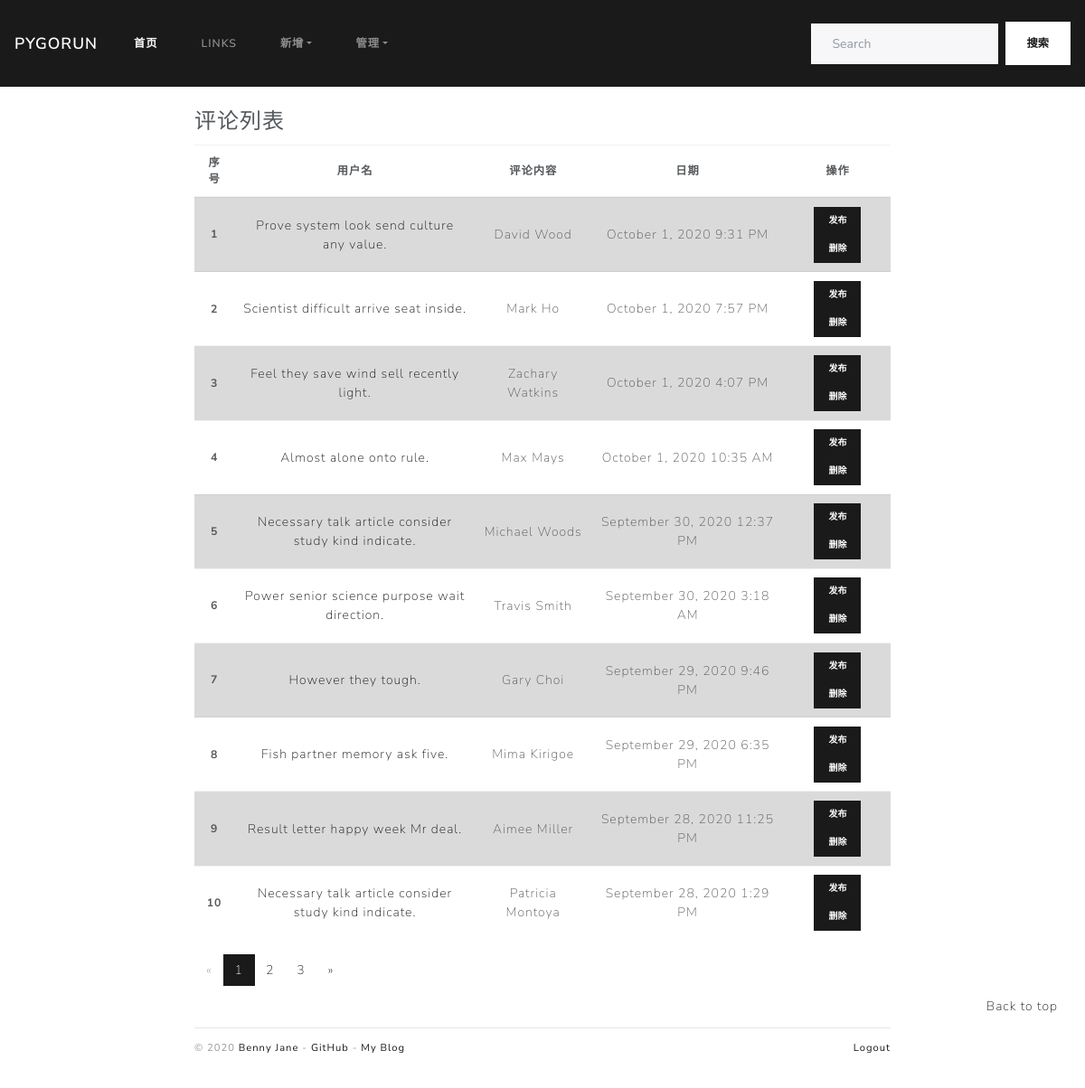
The app's page /admin/comment/manager (signed in), older data.
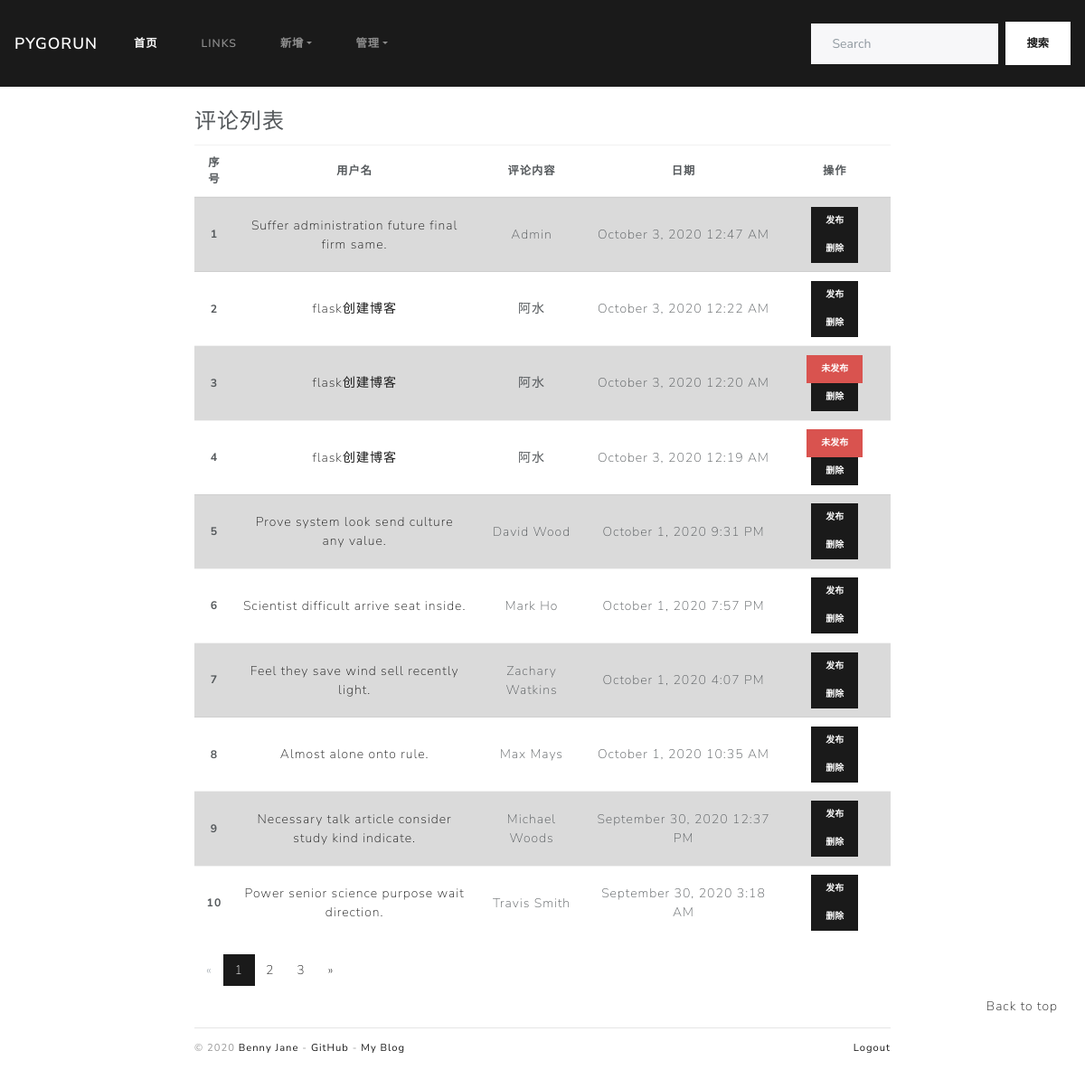
The same page, newer data.
### blogDog/models.py (models this page shows)
class Comment(db.Model):
    id = db.Column(db.Integer, primary_key=True)
    author = db.Column(db.String(30))
    email = db.Column(db.String(254))
    site = db.Column(db.String(255), default='')
    body = db.Column(db.Text)
    from_admin = db.Column(db.Boolean, default=False)
    reviewed = db.Column(db.Boolean, default=False)
    timestamp = db.Column(db.DateTime, default=datetime.utcnow, index=True)
    replied_id = db.Column(db.Integer, db.ForeignKey('comment.id'))
    post_id = db.Column(db.Integer, db.ForeignKey('post.id'))
    post = db.relationship('Post', back_populates='comments')
    replies = db.relationship('Comment', back_populates='replied', cascade='all, delete-orphan')
    replied = db.relationship('Comment', back_populates='replies', remote_side=[id])

class Post(db.Model):
    id = db.Column(db.Integer, primary_key=True)
    title = db.Column(db.String(255))
    sub_title = db.Column(db.Text)
    body = db.Column(db.Text)
    timestamp = db.Column(db.DateTime, default=datetime.utcnow, index=True)
    can_comment = db.Column(db.Boolean, default=True)
    isRecommend = db.Column(db.Boolean, default=False)
    category_id = db.Column(db.Integer, db.ForeignKey('category.id'))
    category = db.relationship("Category", back_populates="posts")
    comments = db.relationship("Comment", back_populates="post", cascade="all, delete-orphan")

### blogDog/web/admin.py (the view)
@admin_bp.route('/comment/manager')
@login_required
def manage_comment():
    page = request.args.get('page', 1, type=int)
    per_page = current_app.config['PER_PAGE']  # 考虑字符串问题
    half_page_display = int(current_app.config["HALF_PAGE_DISPLAY"])
    query = Comment.query.order_by(Comment.timestamp.desc())
    page_params = {
        'total': query.count(),
        'page_size': per_page,
        'half_page_display': half_page_display,
        'page': page,
        'url': request.full_path.replace('&page={}'.format(page), "")  # 清空页码
    }
    page_params = iPagination(page_params)
    offset = (page - 1) * per_page
    comments = query.offset(offset).limit(per_page).all()
    return render_template('admin/manage_comment.html', page=page, page_params=page_params, comments=comments)

### blogDog/__init__.py (called while the page is built)
def register_template_context(app):
    @app.context_processor
    def make_template_context():
        admin = Admin.query.first()
        categories = Category.query.order_by(Category.name).all()
        links = Link.query.order_by(Link.name).all()
        subjects = Category.query.filter_by(isSubject=True).all()
        recommends = Post.query.filter_by(isRecommend=True).order_by(Post.timestamp.desc()).all()
        if current_user.is_authenticated:
            unread_comments = Comment.query.filter_by(reviewed=False).count()
        else:
            unread_comments = None
        return dict(admin=admin, categories=categories, links=links, recommends=recommends
                    , unread_comments=unread_comments, subjects=subjects)

### blogDog/extensions.py (called while the page is built)
@login_manager.user_loader
def load_user(user_id):
    from blogDog.models import Admin
    user = Admin.query.get(int(user_id))
    return user

### blogDog/templates/admin/manage_comment.html (shortened to what this page needs)
{% extends 'admin/_admin_base.html' %}
{% block adminContent %}
    <legend>评论列表</legend>
    <table class="table table-hover">
        <thead class="table-cell">
        <tr>
            <th scope="col">序号</th>
            <th scope="col">用户名</th>
            <th scope="col">评论内容</th>
            <th scope="col">日期</th>
            <th scope="col">操作</th>
        </tr>
        </thead>
        <tbody class="table-cell">
        {% if comments %}
            {% for comment in comments %}
                <tr {% if (loop.index % 2 == 1) %}class="table-active" {% endif %}>
                    <th scope="row">{{ loop.index }}</th>
                    <td style="max-width: 300px"><a
                            href="{{ url_for('blog.show_post', post_id=comment.post_id) }}">{{ comment.post.title }}</a></td>
                    <td>{{ comment.author }}</td>
                    <td>{{ moment(comment.timestamp).format('LLL') }}</td>
                    <td class="table-deal">
                        <div class="justify-content-between">
                            <form class="inline" method="post"
                                  action="{{ url_for('admin.approve_comment', comment_id=comment.id) }}">
                                {% if comment.reviewed %}
                                    <button type="submit" class="btn btn-primary btn-sm">
                                        发布
                                    </button>
                                {% else %}
                                    <button type="submit" class="btn btn-danger btn-sm">
                                        未发布
                                    </button>
                                {% endif %}
                            </form>
                            <form class="inline" method="post"
                                  action="{{ url_for('admin.delete_comment', comment_id=comment.id) }}">
                                <button type="submit" class="btn btn-primary btn-sm"
                                        onclick="return confirm('是否确认删除？')">删除
                                </button>
                            </form>
                        </div>
                    </td>
                </tr>
            {% endfor %}
        {% endif %}
        </tbody>
    </table>
{% endblock %}

Row changes from the older to the newer data that the page shows:
no longer on this page (row unchanged): Comment: post "However they tough.", author "Gary Choi", timestamp "September 29, 2020 9:46 PM", reviewed "发布"
no longer on this page (row unchanged): Comment: post "Fish partner memory ask five.", author "Mima Kirigoe", timestamp "September 29, 2020 6:35 PM", reviewed "发布"
no longer on this page (row unchanged): Comment: post "Result letter happy week Mr deal.", author "Aimee Miller", timestamp "September 28, 2020 11:25 PM", reviewed "发布"
no longer on this page (row unchanged): Comment: post "Necessary talk article consider study kind indicate.", author "Patricia Montoya", timestamp "September 28, 2020 1:29 PM", reviewed "发布"
added Comment: post "Suffer administration future final firm same.", author "Admin", timestamp "October 3, 2020 12:47 AM", reviewed "发布"
added Comment: post "flask创建博客", author "阿水", timestamp "October 3, 2020 12:22 AM", reviewed "发布"
added Comment: post "flask创建博客", author "阿水", timestamp "October 3, 2020 12:20 AM", reviewed "未发布"
added Comment: post "flask创建博客", author "阿水", timestamp "October 3, 2020 12:19 AM", reviewed "未发布"
